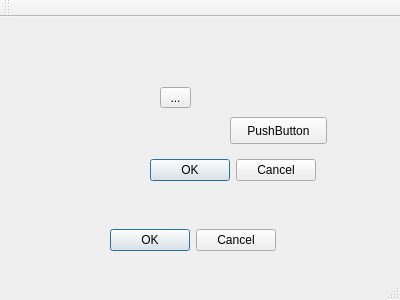
<?xml version="1.0" encoding="UTF-8"?>
<ui version="4.0">
 <class>MainWindow</class>
 <widget class="QMainWindow" name="MainWindow">
  <property name="geometry">
   <rect>
    <x>0</x>
    <y>0</y>
    <width>400</width>
    <height>300</height>
   </rect>
  </property>
  <property name="windowTitle">
   <string>MainWindow</string>
  </property>
  <widget class="QWidget" name="centralWidget">
   <widget class="QPushButton" name="pushButton">
    <property name="geometry">
     <rect>
      <x>230</x>
      <y>100</y>
      <width>97</width>
      <height>27</height>
     </rect>
    </property>
    <property name="text">
     <string>PushButton</string>
    </property>
   </widget>
   <widget class="QDialogButtonBox" name="buttonBox">
    <property name="geometry">
     <rect>
      <x>100</x>
      <y>210</y>
      <width>176</width>
      <height>27</height>
     </rect>
    </property>
    <property name="standardButtons">
     <set>QDialogButtonBox::Cancel|QDialogButtonBox::Ok</set>
    </property>
   </widget>
   <widget class="QDialogButtonBox" name="buttonBox_2">
    <property name="geometry">
     <rect>
      <x>140</x>
      <y>140</y>
      <width>176</width>
      <height>27</height>
     </rect>
    </property>
    <property name="standardButtons">
     <set>QDialogButtonBox::Cancel|QDialogButtonBox::Ok</set>
    </property>
   </widget>
   <widget class="QToolButton" name="toolButton">
    <property name="geometry">
     <rect>
      <x>160</x>
      <y>70</y>
      <width>31</width>
      <height>21</height>
     </rect>
    </property>
    <property name="text">
     <string>...</string>
    </property>
   </widget>
  </widget>
  <widget class="QMenuBar" name="menuBar">
   <property name="geometry">
    <rect>
     <x>0</x>
     <y>0</y>
     <width>400</width>
     <height>25</height>
    </rect>
   </property>
  </widget>
  <widget class="QToolBar" name="mainToolBar">
   <attribute name="toolBarArea">
    <enum>TopToolBarArea</enum>
   </attribute>
   <attribute name="toolBarBreak">
    <bool>false</bool>
   </attribute>
  </widget>
  <widget class="QStatusBar" name="statusBar"/>
 </widget>
 <layoutdefault spacing="6" margin="11"/>
 <resources/>
 <connections/>
</ui>
